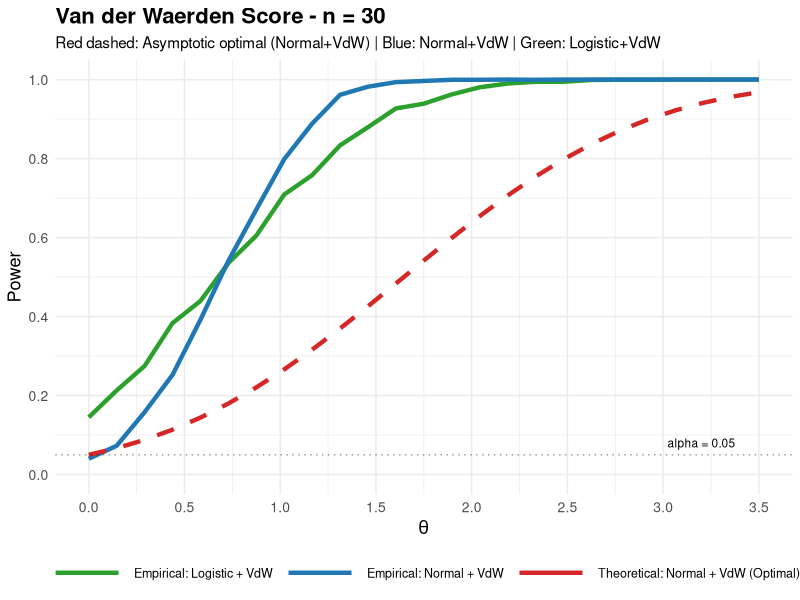
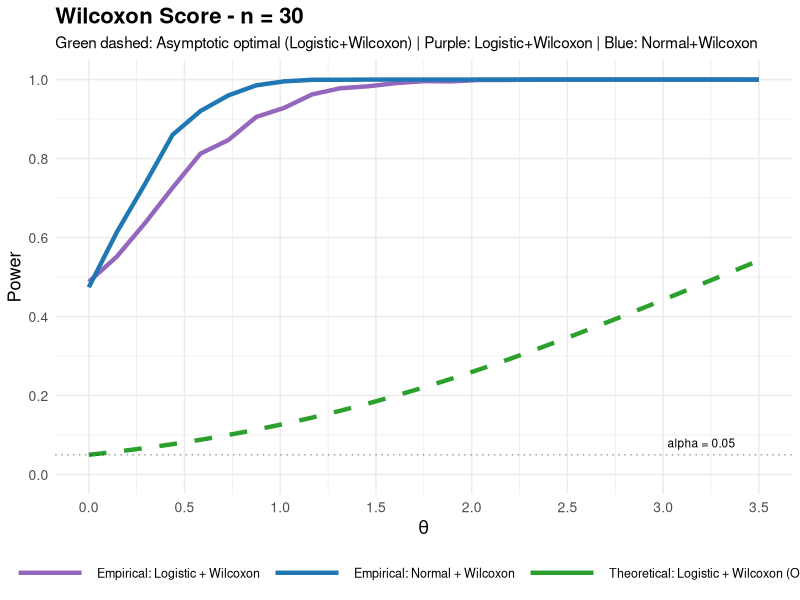
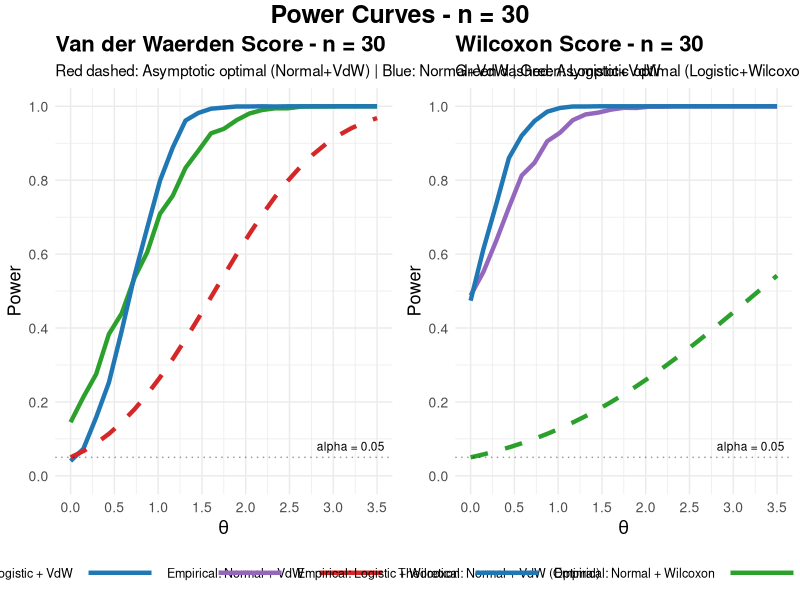
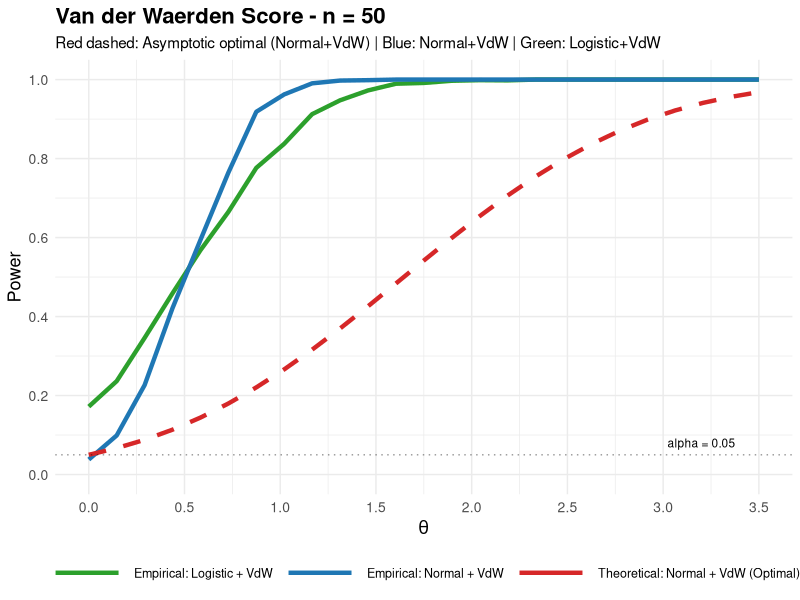
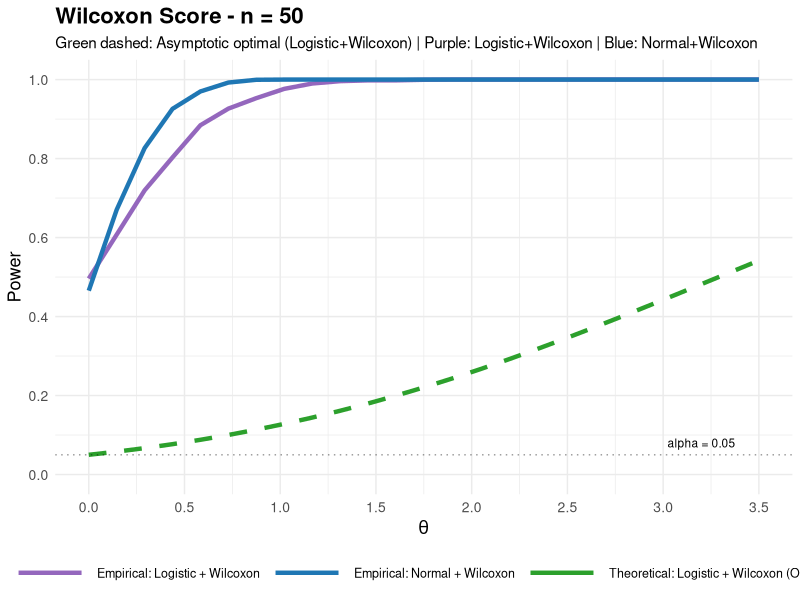
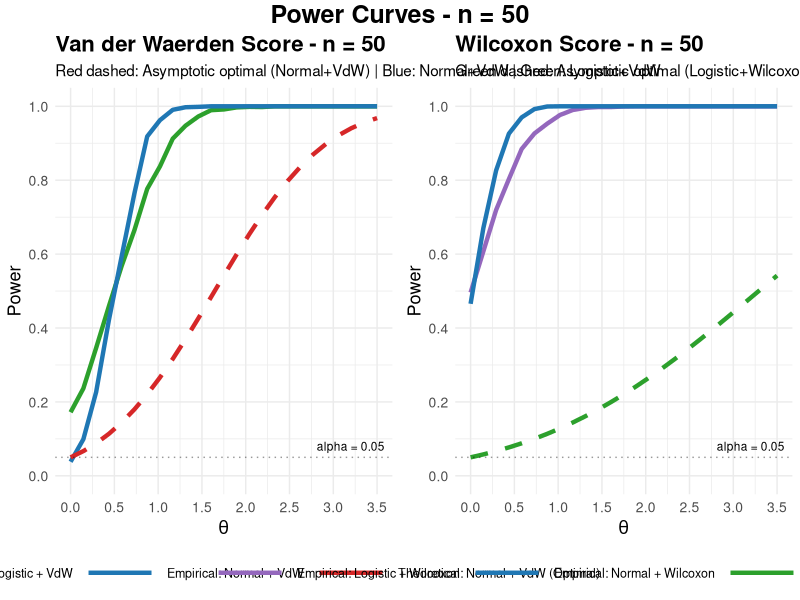
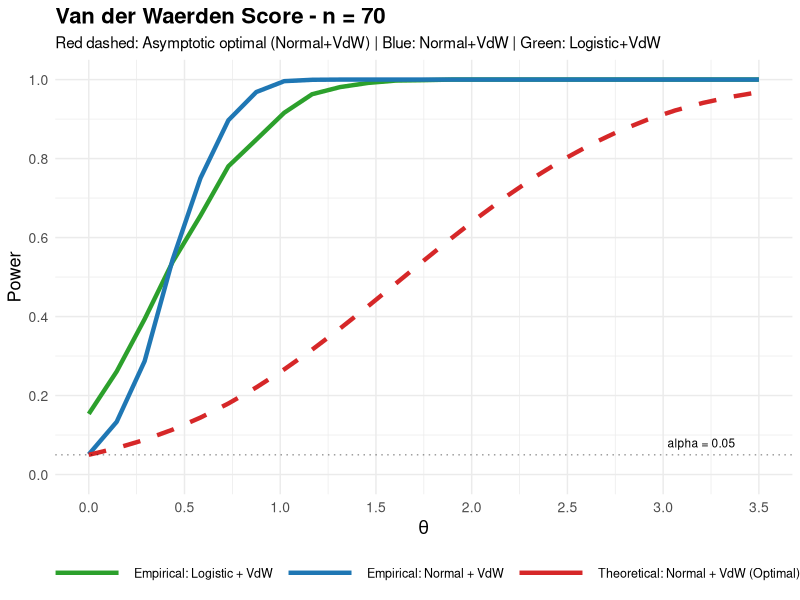
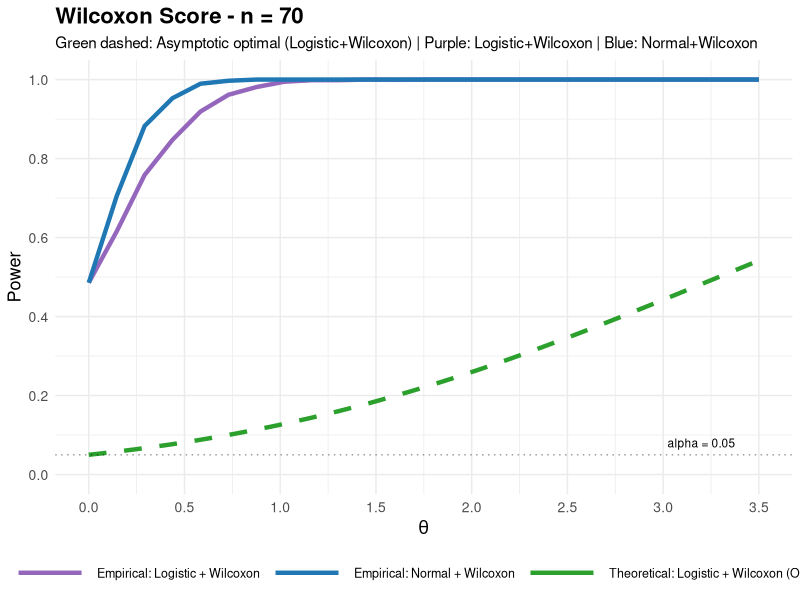

These figures' R source, in order:
# ============================================================================
# POWER CURVES - VALIDATING THEORY WITH OPTIMAL ASYMPTOTIC CURVES
# Le Cam's Lemma Validation - Two-Sample Rank Tests
# ============================================================================

# Load libraries
library(ggplot2)
library(dplyr)
library(gridExtra)

# ============================================================================
# PART 1: THEORETICAL PARAMETERS
# ============================================================================

# Standardized g0 values
g0_wilcoxon_normal <- (1 / (2 * sqrt(pi))) * sqrt(3)    # 0.4886
g0_wilcoxon_logistic <- (1 / 6) * sqrt(3)               # 0.2887
g0_vdw_normal <- 1                                      # 1.0000
g0_vdw_logistic <- 1 / sqrt(pi)                         # 0.5642

# sigma2_psi
sigma2_psi_normal <- 1
sigma2_psi_logistic <- 1/3

# ============================================================================
# PART 2: THEORETICAL POWER FUNCTION (ASYMPTOTIC ENVELOPE)
# ============================================================================

theoretical_power <- function(theta, g0, sigma2_psi, lambda = 0.5, alpha = 0.05) {
  z_alpha <- qnorm(1 - alpha)
  sigma <- sqrt(lambda * (1 - lambda) * sigma2_psi)
  power <- pnorm(theta * sqrt(lambda * (1 - lambda)) * g0 / sigma - z_alpha)
  return(power)
}

# ============================================================================
# PART 3: SIMULATION FUNCTION
# ============================================================================

get_critical_value <- function(n1, n2, sigma2_psi, alpha = 0.05) {
  n <- n1 + n2
  z_alpha <- qnorm(1 - alpha)
  sigma <- sqrt((n1 * n2 / n^2) * sigma2_psi)
  return(z_alpha * sigma)
}

generate_power_data <- function(n, dist, score, theta_grid, M = 2000, alpha = 0.05) {
  
  # Get theoretical parameters
  if (dist == "normal" && score == "wilcoxon") {
    g0 <- g0_wilcoxon_normal
    sigma2_psi <- sigma2_psi_normal
  } else if (dist == "logistic" && score == "wilcoxon") {
    g0 <- g0_wilcoxon_logistic
    sigma2_psi <- sigma2_psi_logistic
  } else if (dist == "normal" && score == "vdw") {
    g0 <- g0_vdw_normal
    sigma2_psi <- sigma2_psi_normal
  } else if (dist == "logistic" && score == "vdw") {
    g0 <- g0_vdw_logistic
    sigma2_psi <- sigma2_psi_logistic
  }
  
  n1 <- n / 2
  n2 <- n / 2
  
  crit_val <- get_critical_value(n1, n2, sigma2_psi, alpha)
  theo_power <- theoretical_power(theta_grid, g0, sigma2_psi, lambda = 0.5, alpha)
  
  emp_power <- numeric(length(theta_grid))
  
  set.seed(123 + n + 100 * (dist == "logistic") + 1000 * (score == "vdw"))
  
  for (j in 1:length(theta_grid)) {
    theta <- theta_grid[j]
    
    reject_count <- 0
    for (r in 1:M) {
      if (dist == "normal") {
        X <- rnorm(n1, 0, 1)
        Y <- rnorm(n2, theta, 1)
      } else {
        X <- rlogis(n1, 0, 1)
        Y <- rlogis(n2, theta, 1)
      }
      pooled <- c(X, Y)
      
      ranks <- rank(pooled, ties.method = "average")
      if (score == "wilcoxon") {
        scores <- sqrt(3) * ranks
      } else {
        scores <- qnorm(ranks / (n + 1))
      }
      
      c <- c(rep(0, n1), rep(1, n2))
      c_bar <- mean(c)
      T_n <- (1 / sqrt(n)) * sum((c - c_bar) * scores)
      
      if (T_n > crit_val) {
        reject_count <- reject_count + 1
      }
    }
    emp_power[j] <- reject_count / M
  }
  
  return(list(
    theta = theta_grid,
    theo_power = theo_power,
    emp_power = emp_power,
    n = n,
    dist = dist,
    score = score
  ))
}

# ============================================================================
# PART 4: RUN SIMULATIONS
# ============================================================================

theta_grid <- seq(0, 3.5, length.out = 25)
sample_sizes <- c(30, 50, 70, 100, 200)
M <- 2000

cat("\n========================================\n")
cat("RUNNING POWER SIMULATIONS\n")
cat("========================================\n")

all_results <- list()
counter <- 1

for (n in sample_sizes) {
  for (dist in c("normal", "logistic")) {
    for (score in c("wilcoxon", "vdw")) {
      cat(sprintf("Running: %s, %s, n = %d\n", dist, score, n))
      result <- generate_power_data(n, dist, score, theta_grid, M = M)
      all_results[[counter]] <- result
      counter <- counter + 1
    }
  }
}

# ============================================================================
# PART 5: CREATE PLOT FOR VAN DER WAERDEN SCORE
# ============================================================================

create_vdw_plot <- function(n_value) {
  
  # Get results for this n
  res_vdw_normal <- all_results[sapply(all_results, function(x) 
    x$n == n_value && x$dist == "normal" && x$score == "vdw")][[1]]
  
  res_vdw_logistic <- all_results[sapply(all_results, function(x) 
    x$n == n_value && x$dist == "logistic" && x$score == "vdw")][[1]]
  
  # Create data frame
  plot_df <- data.frame(
    theta = res_vdw_normal$theta,
    
    # Theoretical asymptotic power for Normal + VdW (Optimal for Normal)
    Theo_Normal_VdW = res_vdw_normal$theo_power,
    
    # Empirical power for Normal + VdW
    Emp_Normal_VdW = res_vdw_normal$emp_power,
    
    # Empirical power for Logistic + VdW (Sub-optimal for Logistic)
    Emp_Logistic_VdW = res_vdw_logistic$emp_power
  )
  
  # Reshape for ggplot
  plot_df_long <- data.frame()
  
  plot_df_long <- rbind(plot_df_long, data.frame(
    theta = plot_df$theta,
    Power = plot_df$Theo_Normal_VdW,
    Curve = "Theoretical: Normal + VdW (Optimal)",
    Type = "Theoretical"
  ))
  
  plot_df_long <- rbind(plot_df_long, data.frame(
    theta = plot_df$theta,
    Power = plot_df$Emp_Normal_VdW,
    Curve = "Empirical: Normal + VdW",
    Type = "Empirical"
  ))
  
  plot_df_long <- rbind(plot_df_long, data.frame(
    theta = plot_df$theta,
    Power = plot_df$Emp_Logistic_VdW,
    Curve = "Empirical: Logistic + VdW",
    Type = "Empirical"
  ))
  
  # Create plot
  p <- ggplot(plot_df_long, aes(x = theta, y = Power, 
                                color = Curve, linetype = Type)) +
    geom_line(size = 1.5) +
    scale_color_manual(
      values = c(
        "Theoretical: Normal + VdW (Optimal)" = "#d62728",
        "Empirical: Normal + VdW" = "#1f77b4",
        "Empirical: Logistic + VdW" = "#2ca02c"
      )
    ) +
    scale_linetype_manual(
      values = c("Theoretical" = "dashed", "Empirical" = "solid"),
      guide = "none"
    ) +
    labs(
      title = paste("Van der Waerden Score - n =", n_value),
      subtitle = "Red dashed: Asymptotic optimal (Normal+VdW) | Blue: Normal+VdW | Green: Logistic+VdW",
      x = expression(theta),
      y = "Power",
      color = "Curve"
    ) +
    scale_y_continuous(limits = c(0, 1), breaks = seq(0, 1, 0.2)) +
    scale_x_continuous(limits = c(0, 3.5), breaks = seq(0, 3.5, 0.5)) +
    geom_hline(yintercept = 0.05, linetype = "dotted", color = "black", alpha = 0.4) +
    annotate("text", x = 3.2, y = 0.08, label = "alpha = 0.05", size = 3) +
    theme_minimal() +
    theme(
      plot.title = element_text(size = 16, face = "bold"),
      plot.subtitle = element_text(size = 11),
      axis.title = element_text(size = 13),
      axis.text = element_text(size = 10),
      legend.position = "bottom",
      legend.title = element_blank(),
      legend.text = element_text(size = 9),
      legend.key.width = unit(2, "cm")
    )
  
  return(p)
}

# ============================================================================
# PART 6: CREATE PLOT FOR WILCOXON SCORE
# ============================================================================

create_wilcoxon_plot <- function(n_value) {
  
  # Get results for this n
  res_wilcoxon_logistic <- all_results[sapply(all_results, function(x) 
    x$n == n_value && x$dist == "logistic" && x$score == "wilcoxon")][[1]]
  
  res_wilcoxon_normal <- all_results[sapply(all_results, function(x) 
    x$n == n_value && x$dist == "normal" && x$score == "wilcoxon")][[1]]
  
  # Create data frame
  plot_df <- data.frame(
    theta = res_wilcoxon_logistic$theta,
    
    # Theoretical asymptotic power for Logistic + Wilcoxon (Optimal for Logistic)
    Theo_Logistic_Wilcoxon = res_wilcoxon_logistic$theo_power,
    
    # Empirical power for Logistic + Wilcoxon
    Emp_Logistic_Wilcoxon = res_wilcoxon_logistic$emp_power,
    
    # Empirical power for Normal + Wilcoxon (Sub-optimal for Normal)
    Emp_Normal_Wilcoxon = res_wilcoxon_normal$emp_power
  )
  
  # Reshape for ggplot
  plot_df_long <- data.frame()
  
  plot_df_long <- rbind(plot_df_long, data.frame(
    theta = plot_df$theta,
    Power = plot_df$Theo_Logistic_Wilcoxon,
    Curve = "Theoretical: Logistic + Wilcoxon (Optimal)",
    Type = "Theoretical"
  ))
  
  plot_df_long <- rbind(plot_df_long, data.frame(
    theta = plot_df$theta,
    Power = plot_df$Emp_Logistic_Wilcoxon,
    Curve = "Empirical: Logistic + Wilcoxon",
    Type = "Empirical"
  ))
  
  plot_df_long <- rbind(plot_df_long, data.frame(
    theta = plot_df$theta,
    Power = plot_df$Emp_Normal_Wilcoxon,
    Curve = "Empirical: Normal + Wilcoxon",
    Type = "Empirical"
  ))
  
  # Create plot
  p <- ggplot(plot_df_long, aes(x = theta, y = Power, 
                                color = Curve, linetype = Type)) +
    geom_line(size = 1.5) +
    scale_color_manual(
      values = c(
        "Theoretical: Logistic + Wilcoxon (Optimal)" = "#2ca02c",
        "Empirical: Logistic + Wilcoxon" = "#9467bd",
        "Empirical: Normal + Wilcoxon" = "#1f77b4"
      )
    ) +
    scale_linetype_manual(
      values = c("Theoretical" = "dashed", "Empirical" = "solid"),
      guide = "none"
    ) +
    labs(
      title = paste("Wilcoxon Score - n =", n_value),
      subtitle = "Green dashed: Asymptotic optimal (Logistic+Wilcoxon) | Purple: Logistic+Wilcoxon | Blue: Normal+Wilcoxon",
      x = expression(theta),
      y = "Power",
      color = "Curve"
    ) +
    scale_y_continuous(limits = c(0, 1), breaks = seq(0, 1, 0.2)) +
    scale_x_continuous(limits = c(0, 3.5), breaks = seq(0, 3.5, 0.5)) +
    geom_hline(yintercept = 0.05, linetype = "dotted", color = "black", alpha = 0.4) +
    annotate("text", x = 3.2, y = 0.08, label = "alpha = 0.05", size = 3) +
    theme_minimal() +
    theme(
      plot.title = element_text(size = 16, face = "bold"),
      plot.subtitle = element_text(size = 11),
      axis.title = element_text(size = 13),
      axis.text = element_text(size = 10),
      legend.position = "bottom",
      legend.title = element_blank(),
      legend.text = element_text(size = 9),
      legend.key.width = unit(2, "cm")
    )
  
  return(p)
}

# ============================================================================
# PART 7: GENERATE AND DISPLAY ALL PLOTS
# ============================================================================

dir.create("power_plots_validated", showWarnings = FALSE)

for (n in sample_sizes) {
  
  cat(sprintf("\n========================================\n"))
  cat(sprintf("PLOTS FOR n = %d\n", n))
  cat(sprintf("========================================\n"))
  
  # Plot 1: Van der Waerden Score
  p1 <- create_vdw_plot(n)
  print(p1)
  ggsave(sprintf("power_plots_validated/vdw_n%d.png", n), p1, width = 12, height = 8, dpi = 300)
  
  cat(sprintf("Saved: vdw_n%d.png\n", n))
  
  # Plot 2: Wilcoxon Score
  p2 <- create_wilcoxon_plot(n)
  print(p2)
  ggsave(sprintf("power_plots_validated/wilcoxon_n%d.png", n), p2, width = 12, height = 8, dpi = 300)
  
  cat(sprintf("Saved: wilcoxon_n%d.png\n", n))
  
  # Combine both plots side by side
  p_combined <- grid.arrange(
    p1, p2,
    ncol = 2,
    top = grid::textGrob(
      paste("Power Curves - n =", n),
      gp = grid::gpar(fontsize = 18, fontface = "bold")
    )
  )
  
  ggsave(sprintf("power_plots_validated/combined_n%d.png", n), p_combined, width = 16, height = 8, dpi = 300)
  cat(sprintf("Saved: combined_n%d.png\n", n))
  
  cat("\nPress Enter to continue to next n...\n")
  readline()
}

# ============================================================================
# PART 8: SUMMARY
# ============================================================================

cat("\n========================================\n")
cat("ALL PLOTS GENERATED!\n")
cat("========================================\n")
cat("\nFiles saved to 'power_plots_validated/':\n")
cat("\nFor each n = 30, 50, 70, 100, 200:\n")
cat("  - vdw_n[].png        : Van der Waerden score plot\n")
cat("  - wilcoxon_n[].png   : Wilcoxon score plot\n")
cat("  - combined_n[].png   : Both plots side by side\n")
cat("\n========================================\n")

# ============================================================================
# END OF SCRIPT
# ============================================================================
